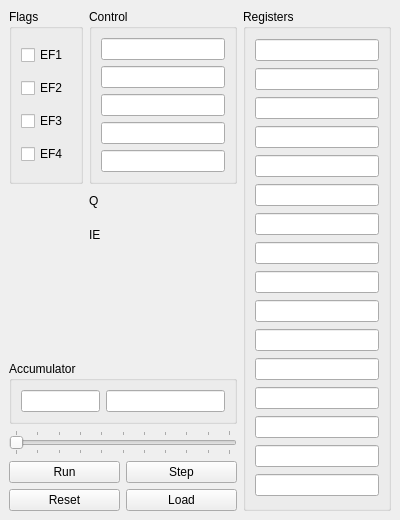
<?xml version="1.0" encoding="UTF-8"?>
<ui version="4.0">
 <class>Processor</class>
 <widget class="QDockWidget" name="Processor">
  <property name="geometry">
   <rect>
    <x>0</x>
    <y>0</y>
    <width>400</width>
    <height>520</height>
   </rect>
  </property>
  <property name="minimumSize">
   <size>
    <width>400</width>
    <height>520</height>
   </size>
  </property>
  <property name="features">
   <set>QDockWidget::DockWidgetFloatable|QDockWidget::DockWidgetMovable</set>
  </property>
  <property name="windowTitle">
   <string>Processor</string>
  </property>
  <widget class="QWidget" name="dockWidgetContents">
   <layout class="QGridLayout" name="gridLayout_2" columnstretch="20,40,40">
    <item row="0" column="2" rowspan="8">
     <widget class="QGroupBox" name="groupBox">
      <property name="title">
       <string>Registers</string>
      </property>
      <layout class="QVBoxLayout" name="verticalLayout">
       <item>
        <widget class="Register" name="R0">
         <property name="minimumSize">
          <size>
           <width>0</width>
           <height>22</height>
          </size>
         </property>
        </widget>
       </item>
       <item>
        <widget class="Register" name="R1">
         <property name="minimumSize">
          <size>
           <width>0</width>
           <height>22</height>
          </size>
         </property>
        </widget>
       </item>
       <item>
        <widget class="Register" name="R2">
         <property name="minimumSize">
          <size>
           <width>0</width>
           <height>22</height>
          </size>
         </property>
        </widget>
       </item>
       <item>
        <widget class="Register" name="R3">
         <property name="minimumSize">
          <size>
           <width>0</width>
           <height>22</height>
          </size>
         </property>
        </widget>
       </item>
       <item>
        <widget class="Register" name="R4">
         <property name="minimumSize">
          <size>
           <width>0</width>
           <height>22</height>
          </size>
         </property>
        </widget>
       </item>
       <item>
        <widget class="Register" name="R5">
         <property name="minimumSize">
          <size>
           <width>0</width>
           <height>22</height>
          </size>
         </property>
        </widget>
       </item>
       <item>
        <widget class="Register" name="R6">
         <property name="minimumSize">
          <size>
           <width>0</width>
           <height>22</height>
          </size>
         </property>
        </widget>
       </item>
       <item>
        <widget class="Register" name="R7">
         <property name="minimumSize">
          <size>
           <width>0</width>
           <height>22</height>
          </size>
         </property>
        </widget>
       </item>
       <item>
        <widget class="Register" name="R8">
         <property name="minimumSize">
          <size>
           <width>0</width>
           <height>22</height>
          </size>
         </property>
        </widget>
       </item>
       <item>
        <widget class="Register" name="R9">
         <property name="minimumSize">
          <size>
           <width>0</width>
           <height>22</height>
          </size>
         </property>
        </widget>
       </item>
       <item>
        <widget class="Register" name="RA">
         <property name="minimumSize">
          <size>
           <width>0</width>
           <height>22</height>
          </size>
         </property>
        </widget>
       </item>
       <item>
        <widget class="Register" name="RB">
         <property name="minimumSize">
          <size>
           <width>0</width>
           <height>22</height>
          </size>
         </property>
        </widget>
       </item>
       <item>
        <widget class="Register" name="RC">
         <property name="minimumSize">
          <size>
           <width>0</width>
           <height>22</height>
          </size>
         </property>
        </widget>
       </item>
       <item>
        <widget class="Register" name="RD">
         <property name="minimumSize">
          <size>
           <width>0</width>
           <height>22</height>
          </size>
         </property>
        </widget>
       </item>
       <item>
        <widget class="Register" name="RE">
         <property name="minimumSize">
          <size>
           <width>0</width>
           <height>22</height>
          </size>
         </property>
        </widget>
       </item>
       <item>
        <widget class="Register" name="RF">
         <property name="minimumSize">
          <size>
           <width>0</width>
           <height>22</height>
          </size>
         </property>
        </widget>
       </item>
      </layout>
     </widget>
    </item>
    <item row="7" column="0" colspan="2">
     <layout class="QGridLayout" name="gridLayout">
      <item row="2" column="1">
       <widget class="QPushButton" name="ButtonStep">
        <property name="text">
         <string>Step</string>
        </property>
       </widget>
      </item>
      <item row="2" column="0">
       <widget class="QPushButton" name="ButtonRunStop">
        <property name="text">
         <string>Run</string>
        </property>
        <property name="checkable">
         <bool>true</bool>
        </property>
       </widget>
      </item>
      <item row="3" column="0">
       <widget class="QPushButton" name="ButtonReset">
        <property name="text">
         <string>Reset</string>
        </property>
       </widget>
      </item>
      <item row="3" column="1">
       <widget class="QPushButton" name="ButtonLoad">
        <property name="text">
         <string>Load</string>
        </property>
       </widget>
      </item>
      <item row="0" column="0" colspan="2">
       <widget class="QSlider" name="ClockSpeed">
        <property name="toolTip">
         <string>&lt;html&gt;&lt;head/&gt;&lt;body&gt;&lt;p&gt;Processor speed&lt;/p&gt;&lt;/body&gt;&lt;/html&gt;</string>
        </property>
        <property name="maximum">
         <number>10</number>
        </property>
        <property name="singleStep">
         <number>1</number>
        </property>
        <property name="pageStep">
         <number>2</number>
        </property>
        <property name="orientation">
         <enum>Qt::Horizontal</enum>
        </property>
        <property name="invertedAppearance">
         <bool>false</bool>
        </property>
        <property name="tickPosition">
         <enum>QSlider::TicksBothSides</enum>
        </property>
       </widget>
      </item>
     </layout>
    </item>
    <item row="4" column="0" colspan="2">
     <spacer name="verticalSpacer">
      <property name="orientation">
       <enum>Qt::Vertical</enum>
      </property>
      <property name="sizeHint" stdset="0">
       <size>
        <width>20</width>
        <height>40</height>
       </size>
      </property>
     </spacer>
    </item>
    <item row="6" column="0" colspan="2">
     <widget class="QGroupBox" name="groupBox_4">
      <property name="title">
       <string>Accumulator</string>
      </property>
      <layout class="QHBoxLayout" name="horizontalLayout" stretch="40,60">
       <item>
        <widget class="Register" name="DF">
         <property name="minimumSize">
          <size>
           <width>0</width>
           <height>22</height>
          </size>
         </property>
        </widget>
       </item>
       <item>
        <widget class="Register" name="D">
         <property name="minimumSize">
          <size>
           <width>0</width>
           <height>22</height>
          </size>
         </property>
        </widget>
       </item>
      </layout>
     </widget>
    </item>
    <item row="0" column="0">
     <widget class="QGroupBox" name="groupBox_2">
      <property name="title">
       <string>Flags</string>
      </property>
      <layout class="QVBoxLayout" name="verticalLayout_2">
       <item>
        <widget class="ExternalFlag" name="EF1">
         <property name="text">
          <string>EF1</string>
         </property>
        </widget>
       </item>
       <item>
        <widget class="ExternalFlag" name="EF2">
         <property name="text">
          <string>EF2</string>
         </property>
        </widget>
       </item>
       <item>
        <widget class="ExternalFlag" name="EF3">
         <property name="text">
          <string>EF3</string>
         </property>
        </widget>
       </item>
       <item>
        <widget class="ExternalFlag" name="EF4">
         <property name="text">
          <string>EF4</string>
         </property>
        </widget>
       </item>
      </layout>
     </widget>
    </item>
    <item row="0" column="1">
     <widget class="QGroupBox" name="groupBox_3">
      <property name="title">
       <string>Control</string>
      </property>
      <layout class="QVBoxLayout" name="verticalLayout_3">
       <item>
        <widget class="Register" name="X">
         <property name="minimumSize">
          <size>
           <width>0</width>
           <height>22</height>
          </size>
         </property>
        </widget>
       </item>
       <item>
        <widget class="Register" name="P">
         <property name="minimumSize">
          <size>
           <width>0</width>
           <height>22</height>
          </size>
         </property>
        </widget>
       </item>
       <item>
        <widget class="Register" name="T">
         <property name="minimumSize">
          <size>
           <width>0</width>
           <height>22</height>
          </size>
         </property>
        </widget>
       </item>
       <item>
        <widget class="Register" name="I">
         <property name="minimumSize">
          <size>
           <width>0</width>
           <height>22</height>
          </size>
         </property>
        </widget>
       </item>
       <item>
        <widget class="Register" name="N">
         <property name="minimumSize">
          <size>
           <width>0</width>
           <height>22</height>
          </size>
         </property>
        </widget>
       </item>
      </layout>
     </widget>
    </item>
    <item row="3" column="1">
     <widget class="IndicatorLED" name="IE">
      <property name="minimumSize">
       <size>
        <width>0</width>
        <height>22</height>
       </size>
      </property>
      <property name="text">
       <string>IE</string>
      </property>
     </widget>
    </item>
    <item row="1" column="1">
     <widget class="IndicatorLED" name="Q">
      <property name="minimumSize">
       <size>
        <width>0</width>
        <height>22</height>
       </size>
      </property>
      <property name="text">
       <string>Q</string>
      </property>
     </widget>
    </item>
   </layout>
  </widget>
 </widget>
 <customwidgets>
  <customwidget>
   <class>Register</class>
   <extends>QLineEdit</extends>
   <header>register.h</header>
  </customwidget>
  <customwidget>
   <class>ExternalFlag</class>
   <extends>QCheckBox</extends>
   <header>externalflag.h</header>
  </customwidget>
  <customwidget>
   <class>IndicatorLED</class>
   <extends>QLabel</extends>
   <header>indicatorled.h</header>
  </customwidget>
 </customwidgets>
 <resources/>
 <connections/>
</ui>
